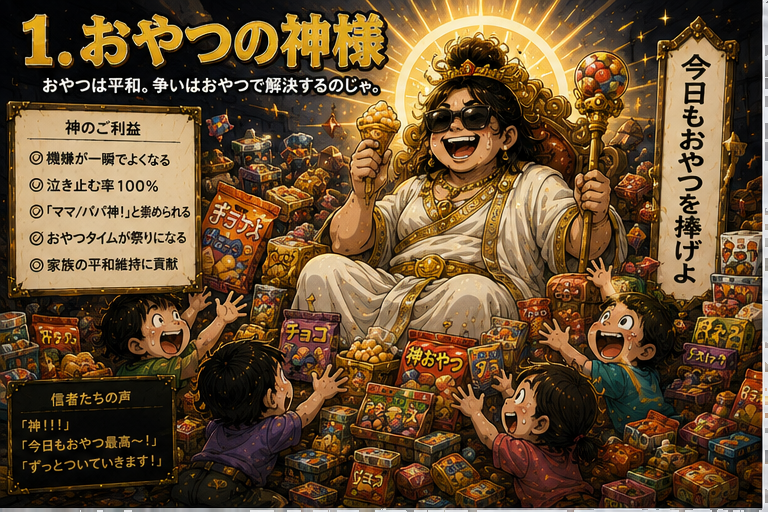
#> input picture kosodate_app/images/child_1_oyatsu_god.png, 768 x 512 px, given in place of ChatGPT Image 2026年6月6日 22_29_56.png, which was not available
$ python split_images.py
#> lines starting #> are read from the running program, lines starting #| are printed output that depends on the picture; pictures that were not available may be replaced by others from this repository, and a replacement may not be noted
from PIL import Image
import os

img_dir = os.path.dirname(os.path.abspath(__file__))
images_dir = os.path.join(img_dir, "images")
src_dir = r"C:\Users\arita\youtube_auto\子育て診断（仮置き）"

os.makedirs(images_dir, exist_ok=True)

# (source_file, [TL, TR, BL, BR])
SPLITS = [
    # ③ 夫婦育児バランス診断 1-4
    ("ChatGPT Image 2026年6月6日 22_29_56.png", [
        "couple_1_tag.png",
        "couple_2_share.png",
        "couple_3_penguin.png",
        "couple_4_director.png",
    ]),
    # ③ 夫婦育児バランス診断 5-8
    ("ChatGPT Image 2026年6月6日 22_30_20.png", [
        "couple_5_wanope.png",
        "couple_6_commentator.png",
        "couple_7_legend.png",
        "couple_8_missing.png",
    ]),
    # ④ 子供への期待度診断 1-4
    ("ChatGPT Image 2026年6月6日 22_31_02.png", [
        "exp_1_jiyuu.png",
        "exp_2_penguin.png",
        "exp_3_oendan.png",
        "exp_4_naraigoto.png",
    ]),
    # ⑤ 将来の親子関係診断 1-4
    ("ChatGPT Image 2026年6月6日 22_31_11.png", [
        "future_1_family.png",
        "future_2_soudan.png",
        "future_3_jikka.png",
        "future_4_kaesei.png",
    ]),
    # ⑤ 将来の親子関係診断 5-8
    ("ChatGPT Image 2026年6月6日 22_31_14.png", [
        "future_5_line.png",
        "future_6_bonshogatsu.png",
        "future_7_tamani.png",
        "future_8_mago.png",
    ]),
    # ⑥ 育児中の本性診断 1-4
    ("ChatGPT Image 2026年6月6日 22_31_18.png", [
        "nature_1_buddha.png",
        "nature_2_zombie.png",
        "nature_3_hunter.png",
        "nature_4_gunsou.png",
    ]),
    # ④ 子供への期待度診断 5-8
    ("ChatGPT Image 2026年6月6日 22_31_20.png", [
        "exp_5_mirai.png",
        "exp_6_dragon.png",
        "exp_7_todai.png",
        "exp_8_producer.png",
    ]),
    # ⑥ 育児中の本性診断 5-8
    ("ChatGPT Image 2026年6月6日 22_31_24.png", [
        "nature_5_gohobi.png",
        "nature_6_phoenix.png",
        "nature_7_gorilla.png",
        "nature_8_survivor.png",
    ]),
    # ① 親タイプ診断 1-4
    ("ChatGPT Image 2026年6月6日 22_33_32.png", [
        "parent_1_oyatsu.png",
        "parent_2_dakko.png",
        "parent_3_mimamori.png",
        "parent_4_gunsou.png",
    ]),
    # ① 親タイプ診断 5-8
    ("ChatGPT Image 2026年6月6日 22_33_36.png", [
        "parent_5_bokuboku.png",
        "parent_6_oudan.png",
        "parent_7_dragon.png",
        "parent_8_buddha.png",
    ]),
    # ② 子供から見た親診断 1-4
    ("ChatGPT Image 2026年6月6日 22_33_40.png", [
        "child_1_oyatsu_god.png",
        "child_2_dakko_golem.png",
        "child_3_issho_yusha.png",
        "child_4_sumaho.png",
    ]),
    # ② 子供から見た親診断 5-8
    ("ChatGPT Image 2026年6月6日 22_38_03.png", [
        "child_5_hakase.png",
        "child_6_naze_daijin.png",
        "child_7_demon.png",
        "child_8_last_boss.png",
    ]),
]

for src_name, names in SPLITS:
    src_path = os.path.join(src_dir, src_name)
    img = Image.open(src_path)
#> img is the input picture: PIL image 768x512 RGBA; mean R, G, B, A 104.5, 78.7, 48.2, 255
    w, h = img.size
#> w = 768; h = 512
    hw, hh = w // 2, h // 2
#> hw = 384; hh = 256
    quads = [
        (0,  0,  hw, hh),   # TL
        (hw, 0,  w,  hh),   # TR
        (0,  hh, hw, h),    # BL
        (hw, hh, w,  h),    # BR
    ]
    for box, name in zip(quads, names):
        out = img.crop(box)
        out.save(os.path.join(images_dir, name))
        print(f"  -> {name}")
#> this loop made 4 passes
#> pass 1, `out = img.crop(box)`:
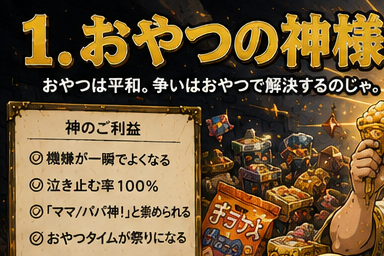
#> out: PIL image 384x256 RGBA; mean R, G, B, A 116.3, 92.6, 58.8, 255
#> pass 2, `out = img.crop(box)`:
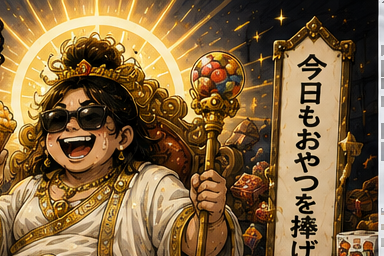
#> out: PIL image 384x256 RGBA; mean R, G, B, A 130.1, 101.2, 61.8, 255
#> pass 3, `out = img.crop(box)`:
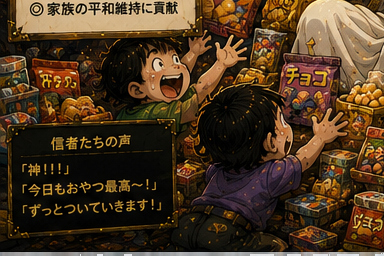
#> out: PIL image 384x256 RGBA; mean R, G, B, A 76.4, 55.4, 33.5, 255
#> after the loop:
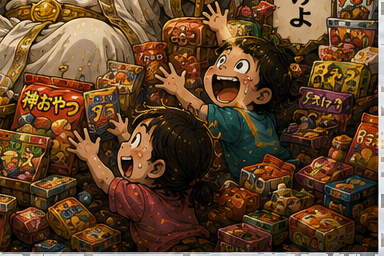
#> out: PIL image 384x256 RGBA; mean R, G, B, A 95.2, 65.7, 38.8, 255
    print(f"Done: {src_name}")
#> pass 2 of the loop `for src_name, names in SPLITS:`:
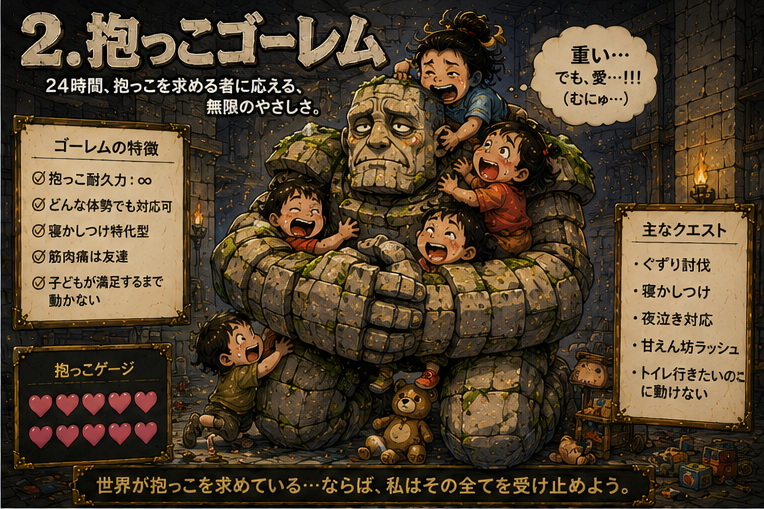
#> input picture kosodate_app/images/child_2_dakko_golem.png, 764 x 509 px, given in place of ChatGPT Image 2026年6月6日 22_30_20.png, which was not available
#> img is the input picture: PIL image 764x509 RGBA; mean R, G, B, A 83, 67.2, 46.5, 255
#> the loop `for box, name in zip(quads, names):` made 4 passes
#> pass 1, `out = img.crop(box)`:
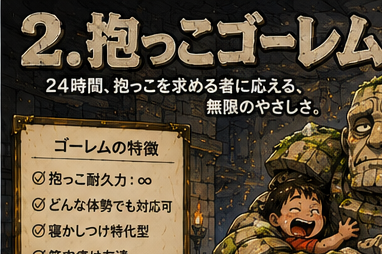
#> out: PIL image 382x254 RGBA; mean R, G, B, A 93.8, 79.8, 59.5, 255
#> after the loop `for box, name in zip(quads, names):`:
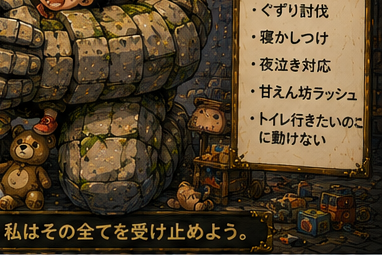
#> out: PIL image 382x255 RGBA; mean R, G, B, A 86.3, 69.3, 45.1, 255
#> (the run stopped early here; a loop or call above may not have finished)
